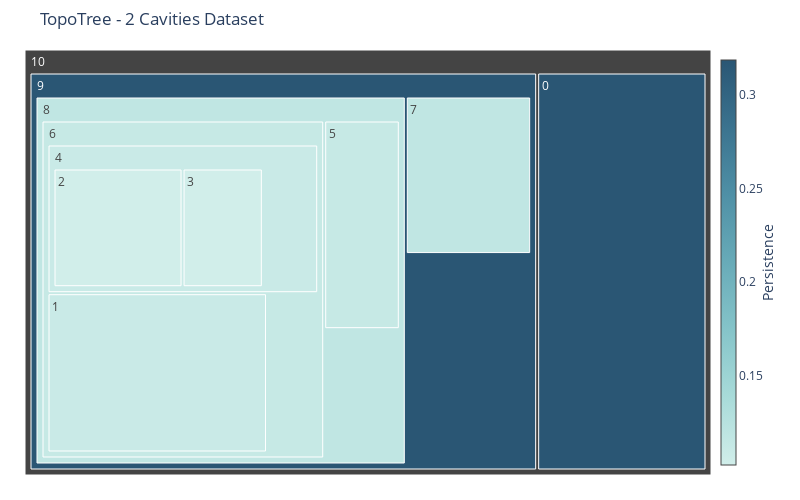

Notebook cell for this chart:
### Code cell
fig = plot_hierarchical_treemap(df_comp_cavities)
fig.update_layout(title='TopoTree - 2 Cavities Dataset')
fig.show()

### Figure 1 — Plotly figure (JSON) as saved in the notebook; plotly's stock layout.template omitted (floating-point values rounded to 4 significant figures)
{"data": [{"branchvalues": "total", "hovertemplate": "<b>Component #%{label} </b> <br> Points: %{value}<br> Persistence: %{color:.2f}<br> Parent: #%{parent}", "labels": [0, 1, 2, 3, 4, 5, 6, 7, 8, 9, 10], "marker": {"colorbar": {"thickness": 15, "title": {"side": "right", "text": "Persistence"}, "x": 1}, "colors": [0.3185, 0.1099, 0.1025, 0.1025, 0.1099, 0.1122, 0.1122, 0.1177, 0.1177, 0.3185, null], "colorscale": [[0, "rgb(209, 238, 234)"], [0.1667, "rgb(168, 219, 217)"], [0.3333, "rgb(133, 196, 201)"], [0.5, "rgb(104, 171, 184)"], [0.6667, "rgb(79, 144, 166)"], [0.8333, "rgb(59, 115, 143)"], [1, "rgb(42, 86, 116)"]], "showscale": true}, "parents": [10, 6, 4, 4, 6, 8, 8, 9, 9, 10, null], "tiling": {"packing": "squarify"}, "type": "treemap", "values": [1001, 742, 426, 265, 854, 292, 1769, 325, 2242, 3001, 4002]}], "layout": {"height": 500, "margin": {"b": 25, "l": 25, "r": 25, "t": 50}, "title": {"text": "TopoTree - 2 Cavities Dataset"}, "width": 800}}
